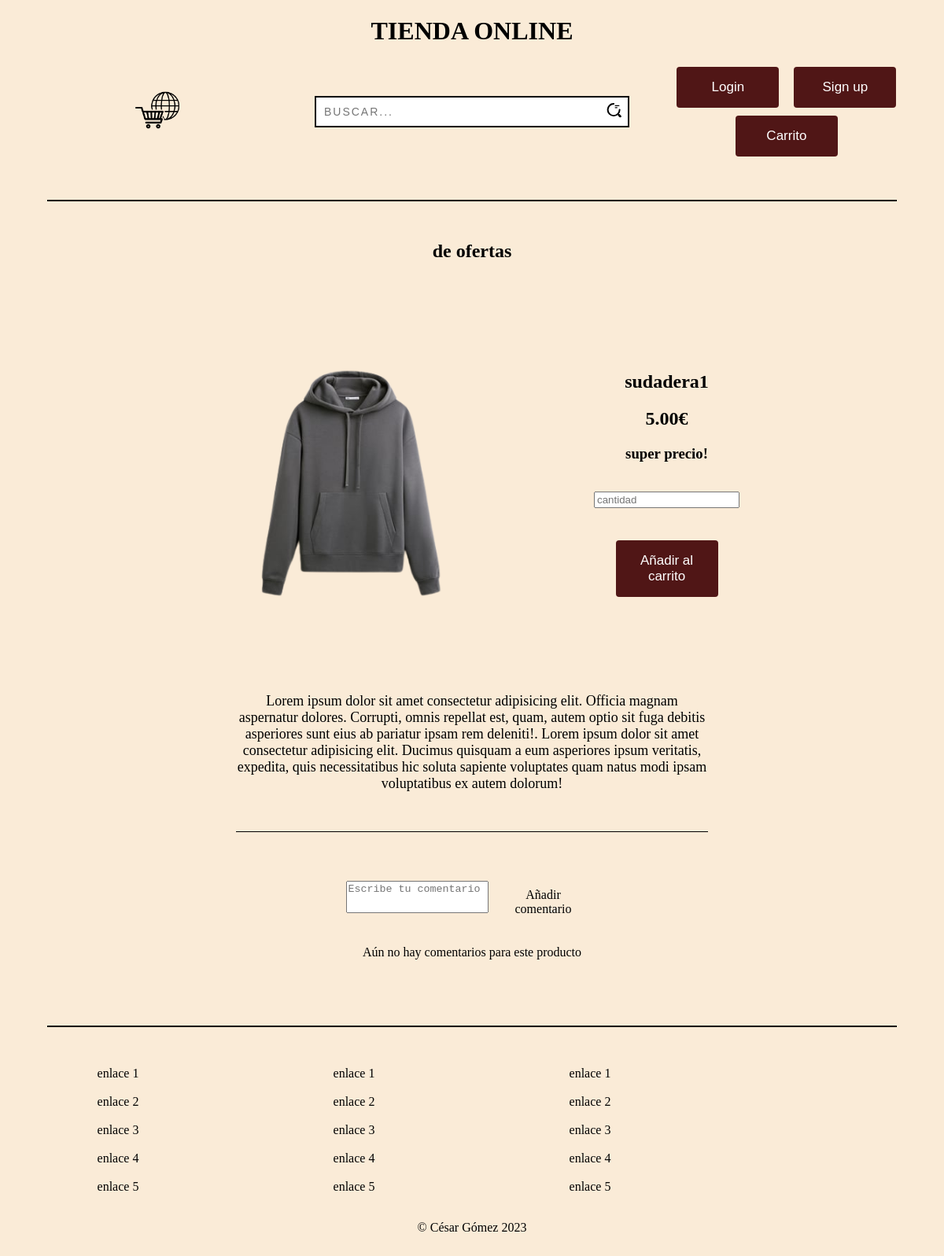
The page /php/ofertas.php?id=1&imgIndex=../img/imagen1.png on the database its author committed.
### tables this page shows
CREATE TABLE
    `ofertas` (
        `id` int(11) NOT NULL,
        `nombre` varchar(15) NOT NULL,
        `descripcion` varchar(100) NOT NULL,
        `precio` float(7, 2) NOT NULL,
        `imagen` varchar(30) NOT NULL,
        `activa` tinyint(1) NOT NULL,
        `fecha` date NOT NULL,
        `descripcion_larga` varchar(100000) NOT NULL
    );

### php/modelo.php (called while the page is built, shortened)
<?php
class conexionBBDD {
    private $conn;
    function __construct($usuario, $contra, $servidor, $bbdd) {
        $this->conn = new mysqli($servidor, $usuario, $contra, $bbdd);
    }
    function obtenerDatos($consulta) {
        return mysqli_query($this->conn, $consulta);
    }
    function convertirDatos($respuesta) {
        $arrayDatos = array();
        while ($dato = $respuesta->fetch_object()) {
            $arrayDatos[] = $dato;
        }
        return $arrayDatos;
    }
}

### php/ofertas.php (the view, shortened to what this page needs)
<?php
require_once('./modelo.php');
if (isset($_GET["id"])) {
    $id = $_GET["id"];
    $id_usuario = isset($_SESSION["id"]) ? $_SESSION["id"] : 0;
    $sudadera = new conexionBBDD("root", "", "127.0.0.1:3306", "tienda_online");
    $datos = $sudadera->obtenerDatos("SELECT * FROM ofertas WHERE id = '$id'");
    $sudaderas = $sudadera->convertirDatos($datos);
} else {
    echo "error";
}
?>
<!DOCTYPE html>
<html lang="en">
<head>
    <link rel="stylesheet" href="../styles/articulo.css">
</head>
<body>
    <div class="h1">
        <h1>TIENDA ONLINE</h1>
    </div class="h1">
    <header>
        <div class="div_header">
            <div>
                <a href="./index.php">
                    <img src="../img/logo-tienda.png" alt="logo_tienda" id="logo_tienda">
                </a>
            </div>
            <div class="input-container-search">
                <input type="search" name="text" class="input-search" placeholder="buscar...">
                <span class="icon">
                </span>
            </div>
            <?php
            $boton_carrito = "<button type='button' onclick='window.location.href=\"./mostrar-carrito.php\"'><span>Carrito</span></button>";
            ?>
            <?php
            if (isset($_SESSION["id"])) { ?>
                <div class="botones_header">
                    <label>
                        Bienvenido <?= $_SESSION["nombre"] ?>
                    </label>
                    <button type="button" onclick="window.location.href='./logout.php'"><span>Logout</span></button>
                    <?php echo $boton_carrito; ?>
                    <?php if ($_SESSION["rol"] > 0) { ?>
                        <button type="button" onclick="window.location.href='./admin.php'"><span>Admin</span></button>
                    <?php } ?>
                </div>
            <?php } else { ?>
                <div class="botones_header">
                    <button type="button" id="boton-login"><span>Login</span></button>
                    <button type="button" id="boton-registro"><span>Sign up</span></button>
                    <?php echo $boton_carrito; ?>
                </div>
            <?php } ?>
        </div>
        <hr class="hr-header">
    </header>
    <main>
        <h2 class="seccion-articulo">de ofertas</h2>
        <article>
            <section class="main-container">
                <?php
                if (count($sudaderas)) {
                    $titulo = $sudaderas[0]->nombre;
                    $precio = $sudaderas[0]->precio;
                    $descripcion = $sudaderas[0]->descripcion;
                    $descripcion_larga = $sudaderas[0]->descripcion_larga;
                } else {
                    echo "no se encuentra el producto";
                }
                if (isset($_GET['imgIndex'])) {
                    $imagen = urldecode($_GET['imgIndex']);
                } else {
                    echo "error en la imagen";
                }
                ?>
                <div class="imagen">
                    <img src="<?= $imagen ?>" alt="imagen">
                </div>
                <div class="detalles">
                    <h2><?= $titulo ?></h2>
                    <h2><?= $precio ?>€</h2>
                    <h3><?= $descripcion ?></h3>
                    <br>
                    <input type="number" name="cantidad-carrito" id="cantidad-carrito" min="1" placeholder="cantidad" oninput="validity.valid||(value='');">
                    <br>
                    <br>
                    <br>
                    <button type="button" class="carrito" onclick="agregarCantidadACarrito(<?= $id ?>, <?= $id_usuario ?>, 'ofertas')"><span>Añadir al carrito</span></button>
                </div>
            </section>
            <section class="descripcion_larga">
                <p><?= $descripcion_larga ?>
                </p>
            </section>
            <hr class="hr-main">
            <section class="seccion-comentarios">
                <form action="" method="post" onsubmit="return agregarComentario(<?= $id ?>, <?= $id_usuario ?>, 'ofertas')">
                    <?php
                    $comentario = $sudadera->obtenerDatos("SELECT nombre_usuario, comentario FROM comentarios WHERE id_producto = '$id' AND tabla = 'ofertas' ORDER BY id_comentario DESC");
                    echo "<textarea name='comentario' id='comentario' placeholder='Escribe tu comentario'></textarea><button type='submit' name='boton-comentario' class='boton-comentarios'><span>Añadir comentario</span></button>";
                    if ($comentario->num_rows <= 0) {
                        echo "<p>Aún no hay comentarios para este producto</p>";
                    }
                    ?>
                </form>
            </section>
        </article>
    </main>
    <br>
    <footer>
        <hr class="hr-footer">
        <nav>
            <div class="div_footer">
                <div class="div_enlaces_footer">
                    <a href="">enlace 1</a><br>
                    <a href="">enlace 2</a><br>
                    <a href="">enlace 3</a><br>
                    <a href="">enlace 4</a><br>
                    <a href="">enlace 5</a><br>
                </div>
                <div class="div_enlaces_footer">
                    <a href="">enlace 1</a><br>
                    <a href="">enlace 2</a><br>
                    <a href="">enlace 3</a><br>
                    <a href="">enlace 4</a><br>
                    <a href="">enlace 5</a><br>
                </div>
                <div class="div_enlaces_footer">
                    <a href="">enlace 1</a><br>
                    <a href="">enlace 2</a><br>
                    <a href="">enlace 3</a><br>
                    <a href="">enlace 4</a><br>
                    <a href="">enlace 5</a><br>
                </div>
                <div class="div_enlaces_footer">
                    <a href=""><img src="https://cdn-icons-png.flaticon.com/512/1384/1384031.png" alt="" class="icons_social_media"></a><br>
                    <a href=""><img src="https://cdn-icons-png.flaticon.com/512/1419/1419524.png" alt="" class="icons_social_media"></a><br>
                    <a href=""><img src="https://cdn-icons-png.flaticon.com/512/1384/1384023.png" alt="" class="icons_social_media"></a><br>
                    <a href=""><img src="https://www.svgrepo.com/show/346839/facebook-circle.svg" alt="" class="icons_social_media"></a><br>
                </div>
            </div class="div_footer">
        </nav>
        <p class="copy">&copy; César Gómez 2023</p>
        <br>
    </footer>
</body>
</html>

### styles/articulo.css (style rules this page uses)
html, body { background-color: antiquewhite; scroll-behavior: smooth; }
body { margin: 0; grid-template-columns: min-content auto min-content; }
.hr-header { transition: margin-top 0.2s ease; }
.hr-header, .hr-footer { margin: 50px 5%; border: none; height: 2px; background-color: black; }
.hr-main { margin: 50px 25%; border: none; height: 1px; background-color: black; }
h1 { text-align: center; }
header { position: sticky; top: 0; z-index: 1; background-color: antiquewhite; }
.div_header { display: grid; grid-template-columns: 33.33% 33.33% 33.33%; align-items: center; text-align: center; }
#logo_tienda { width: 15%; }
.input-container-search { position: relative; }
.icon { cursor: pointer; position: absolute; right: 10px; top: calc(50% + 5px); transform: translateY(calc(-50% - 5px)); }
.input-search { width: 100%; height: 40px; padding: 10px; transition: .2s linear; border: 2.5px solid black; font-size: 14px; text-transform: uppercase; letter-spacing: 2px; }
.botones_header > :first-child { margin-right: 10px; }
button { display: inline-block; border-radius: 4px; background-color: rgb(80, 22, 22); border: none; color: #FFFFFF; text-align: center; font-size: 17px; padding: 16px; width: 130px; transition: all 0.5s; cursor: pointer; margin: 5px; }
button span { cursor: pointer; display: inline-block; position: relative; transition: 0.5s; }
button span:after { content: '»'; position: absolute; opacity: 0; top: 0; right: -15px; transition: 0.5s; }
.seccion-articulo { text-align: center; }
article { padding-top: 0; padding-bottom: 0; }
.main-container { display: flex; grid-template-columns: 50% 50%; place-content: center; text-align: center; align-items: center; }
.main-container > :first-child { margin-right: 10%; }
.imagen img { width: 90%; flex-grow: 1; object-fit: cover; transition: .5s ease; }
.descripcion_larga { text-align: center; font-size: large; padding-left: 25%; padding-right: 25%; }
.seccion-comentarios { text-align: center; align-items: center; }
.seccion-comentarios textarea { resize: none; height: 35px; form-sizing: content; }
.boton-comentarios { background: none; border: none; font: inherit; cursor: pointer; color: inherit; text-align: inherit; }
.div_footer { display: grid; grid-template-columns: 25% 25% 25% 25%; text-align: center; }
.div_enlaces_footer { display: grid; place-content: center; }
a { text-decoration: none; color: black; }
.copy { display: grid; place-content: center; }

### rows shown on the page
ofertas: nombre "sudadera1", precio "5.00", descripcion "super precio!", descripcion_larga "Lorem ipsum dolor sit amet consectetur adipisicing elit. Officia magnam aspernatur dolores. Corrupti, omnis repellat est, quam, autem optio sit fuga debitis asperiores sunt eius ab pariatur ipsam rem deleniti!. Lorem ipsum dolor sit amet consectetur adipisicing elit. Ducimus quisquam a eum asperiores ipsum veritatis, expedita, quis necessitatibus hic soluta sapiente voluptates quam natus modi ipsam voluptatibus ex autem dolorum!"
